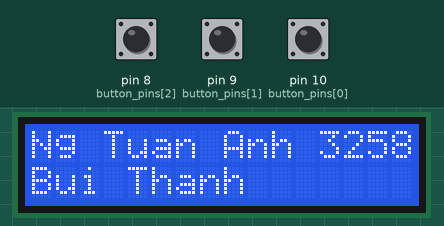
This sketch was run on a simulated Arduino Mega 2560, built with avr-gcc and run on an emulated ATmega2560. On the bench: 16×2 character LCD. The inputs (shaded band) are chosen by the test bench; at power-on: pin 8 (button_pins[2]) HIGH, pin 9 (button_pins[1]) HIGH, pin 10 (button_pins[0]) HIGH. What the sketch prints to the serial monitor is not drawn.

Above: at 1.2 s.
1.3 s: pin 8 (button_pins[2]) pulled LOW for 0.15 s
At 3.7 s:
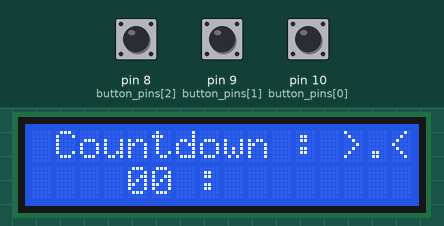
4.1 s: pin 9 (button_pins[1]) pulled LOW for 1 s
At 5.96 s:
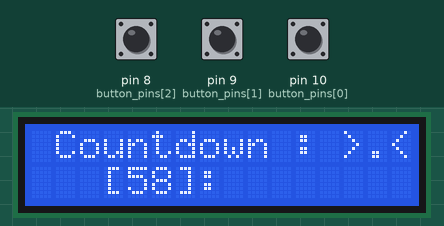
6.6 s: pin 10 (button_pins[0]) pulled LOW for 1 s
At 9.3 s:
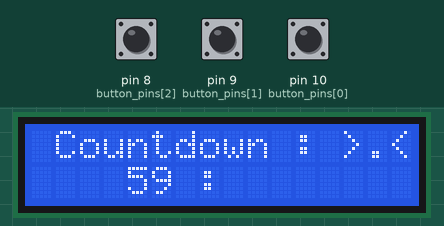
10.1 s: pin 8 (button_pins[2]) pulled LOW for 1 s
At 11.6 s:
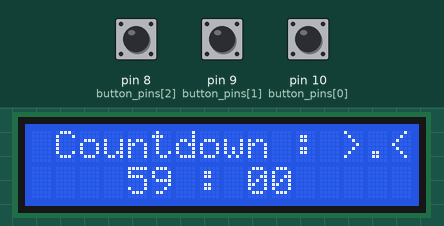
11.7 s: pin 8 (button_pins[2]) pulled LOW for 1 s
At 14.1 s:
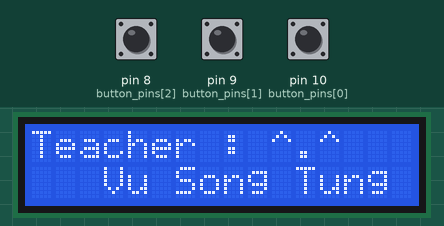
Timing chart, 0 to 15.6 s (numbered marks = the images above; inputs shaded):
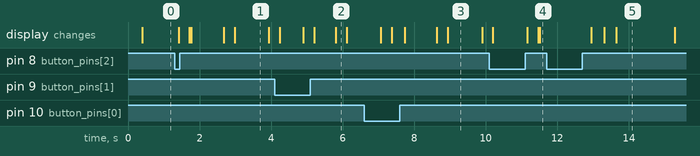

The sketch:

lcd.ino
```cpp
//https://wokwi.com/projects/400197194123687937
#include <Wire.h>
#include <LiquidCrystal_I2C.h>

// Thiết lập địa chỉ của màn hình LCD I2C
#define LCD_ADDRESS 0x27 // Địa chỉ này có thể khác nhau tùy thuộc vào module bạn đang sử dụng

// Khởi tạo màn hình LCD
LiquidCrystal_I2C lcd(LCD_ADDRESS, 16, 2); // 16x2 LCD

int location = 3;
int minutes = 0 ;
int seconds = 0;
int *ptr_minutes = &minutes ;
int *ptr_seconds = &seconds;

class Button{
  private:
    int time_get = 300 ;
    int length = 3 ;
    int button_pins[3] ={10 , 9, 8};
  public:
  void setButton();
  bool getvalue( int n );
};

Button button ;

void Button::setButton(){
  for( int i = 0 ; i < length ; i++)pinMode(button_pins[i] , INPUT_PULLUP);
}
bool Button::getvalue( int n ){
  bool value =  false ;
  for ( int i = 0 ; i < time_get ; i += 5 ){
    if ( digitalRead(button_pins[n]) == 0 )value = true ;
    delay(5);
  }
  return value ;
}


// LCD
class LCD{
  public:
  void setLCD(); // setup
  void XY( int x , int y); // set location
  void clear() ;
  void State_1(); // print name of students
  void State_2(); // print name of teacher
  void State_3(); // print set time countdown
  void Effect( int location); //
};

LCD myLCD ;

void LCD::setLCD(){
  Wire.begin();
  lcd.begin(16,2);
}
void LCD::XY(int x , int y){
  lcd.setCursor(x,y);
}
// normal
void LCD::State_1 (){
  XY(0,0);
  lcd.print("Ng Tuan Anh 3258");
  XY(0,1);
  lcd.print("Bui Thanh       ");
}
void LCD::clear(){
  XY(0,0);
  lcd.print("                 ");
  XY(0,1);
  lcd.print("                 ");
}
void LCD::State_2 (){
  XY(0,0);
  lcd.print("Teacher : ^.^");
  XY(3,1);
  lcd.print("Vu Song Tung");
}
// set time
void LCD::State_3(){
  lcd.setCursor(1,0);
  lcd.print("Countdown : >.<");
  lcd.setCursor(7,1);
  lcd.print(":");
}
void LCD::Effect( int lo ){
  //int location = 3 ;
  lcd.setCursor(lo , 1);
  lcd.print('[');
  lcd.setCursor(lo + 3, 1);
  lcd.print(']');
  delay(300);
  lcd.setCursor(lo , 1);
  lcd.print(' ');
  lcd.setCursor(lo + 3, 1);
  lcd.print(' ');
  delay(50);
}
void checkout( int *ptr , int lo){
  int mi = *ptr ;
    lcd.setCursor(lo , 1);
    if ( mi < 10){
      lcd.print(0);
      lcd.setCursor(lo + 1 , 1);
    }
    lcd.print(mi);

    while ( button.getvalue(0) == true) {
      mi++;
      mi %= 60 ;
      lcd.setCursor(lo , 1);
      if ( mi < 10){
        lcd.print(0);
        lcd.setCursor(lo + 1 , 1);
      }
      lcd.print(mi);
    }
    while ( button.getvalue(1) == true) {
      mi--;
      if ( mi == -1 )mi =59 ;
      lcd.setCursor(lo , 1);
      if ( mi < 10){
        lcd.print(0);
        lcd.setCursor(lo + 1 , 1);
      }
      lcd.print(mi);
    }
    *ptr = mi ;
}
void GET( ){
  int check = 0;
  if ( button.getvalue(2)== true){
    check = 1 ;
    myLCD.clear();
    myLCD.State_3();
  }
  while(check > 0){

    int lo ;
    while ( check == 1){
      lo = location + 1;
      myLCD.Effect(lo - 1);
      checkout(ptr_minutes , lo);
      if( button.getvalue(2) == true ) check ++ ;

    }
    while ( check == 2){
      lo = location + 6 ;
      myLCD.Effect(lo - 1);
      checkout(ptr_seconds, lo);
      if( button.getvalue(2) == true ) {delay(500);check = 0;}
    }
    break;
  }
}

void setup() {
  Serial.begin(9600);
  myLCD.setLCD();
  button.setButton();
}
void RES (){
  for ( int i = 0 ; i  < 5 ; i++){
    GET();
    myLCD.State_1();
    delay(1);
  }
  myLCD.clear();
  for ( int i = 0 ; i  < 5 ; i++){
    GET();
    myLCD.State_2();
    delay(1);
  }
  Serial.println(*ptr_minutes);
}


void loop() {
  RES();

}
```

Measured:
- after the input at 1.3 s, the display: first changes after 0.11 s (image 1 shows a later state)
- after the input at 4.1 s, the display: first differs from a run without the input after 0.80 s (image 2 shows a later state)
- after the input at 6.6 s, the display: first differs from a run without the input after 1.1 s (image 3)
- after the input at 10.1 s, the display: first differs from a run without the input after 1.1 s (image 4 shows a later state)
- after the input at 11.7 s, the display: first changes after 1.3 s (image 5 shows a later state)
- what the display in image 1 shows lasts 0.9 s, from 3.0 s to 3.9 s
